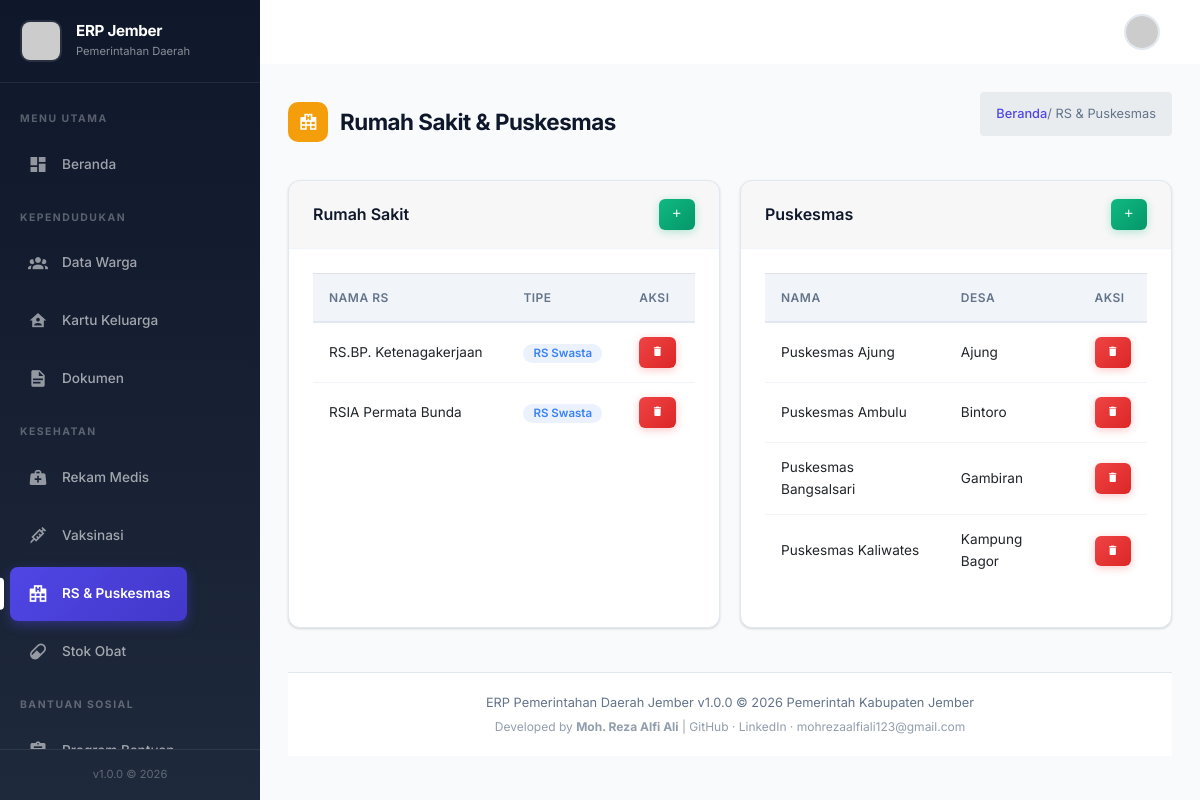
The app's page /modul/kesehatan/rumah_sakit.php (signed in), older data.
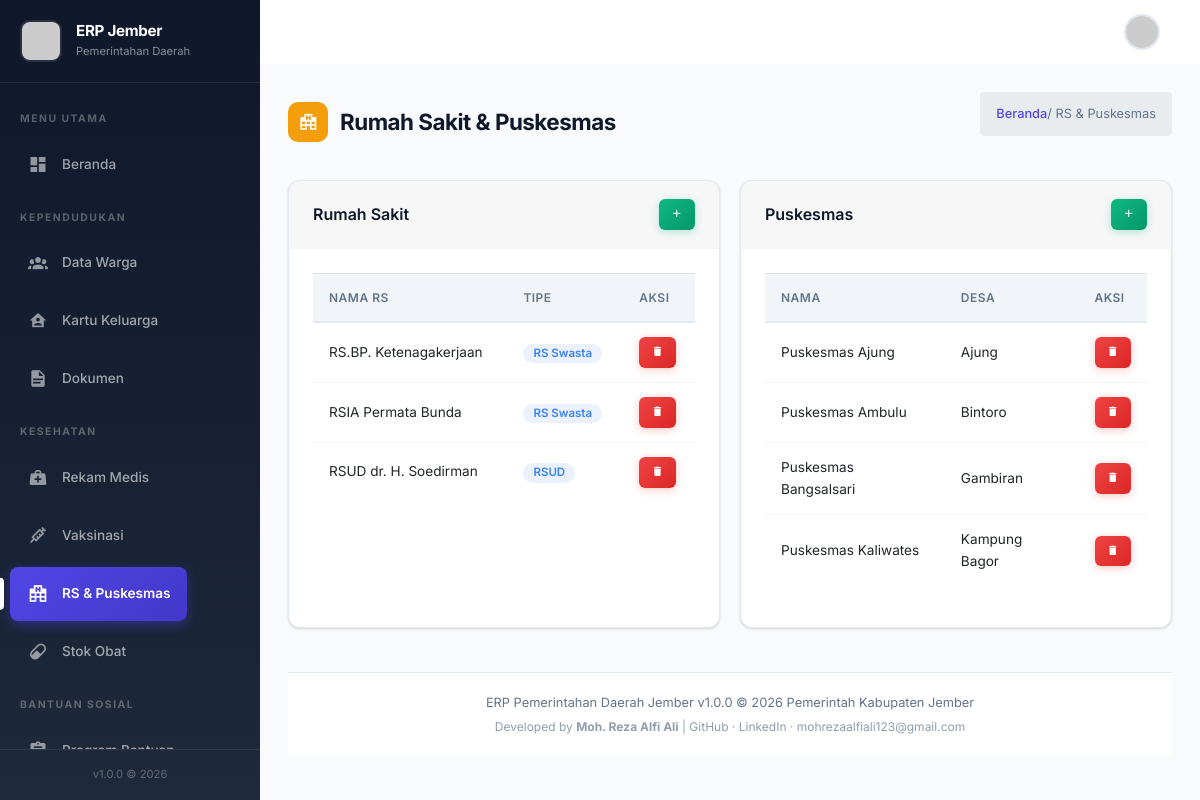
The same page, newer data.
### tables this page shows
CREATE TABLE `tbl_rumah_sakit` (
  `id` int(11) NOT NULL,
  `nama_rs` varchar(100) NOT NULL,
  `alamat` text DEFAULT NULL,
  `tipe` enum('RSUD','RS Swasta','RS Khusus') DEFAULT 'RSUD',
  `telepon` varchar(20) DEFAULT NULL,
  `latitude` decimal(10,6) DEFAULT NULL,
  `longitude` decimal(10,6) DEFAULT NULL,
  `kapasitas` int(11) DEFAULT 0,
  `status` enum('Aktif','Non-aktif') DEFAULT 'Aktif',
  `created_at` timestamp NOT NULL DEFAULT current_timestamp()
);

CREATE TABLE `tbl_puskesmas` (
  `id` int(11) NOT NULL,
  `nama_puskesmas` varchar(100) NOT NULL,
  `alamat` text DEFAULT NULL,
  `telepon` varchar(20) DEFAULT NULL,
  `desa_id` int(11) DEFAULT NULL,
  `jadwal_praktek` text DEFAULT NULL,
  `status` enum('Aktif','Non-aktif') DEFAULT 'Aktif',
  `created_at` timestamp NOT NULL DEFAULT current_timestamp()
);

CREATE TABLE `tbl_desa` (
  `id` int(11) NOT NULL,
  `kecamatan_id` int(11) NOT NULL,
  `nama_desa` varchar(100) NOT NULL,
  `kode_desa` varchar(10) NOT NULL,
  `jumlah_rt` int(11) DEFAULT 0,
  `jumlah_rw` int(11) DEFAULT 0,
  `koordinat_lat` decimal(10,6) DEFAULT NULL,
  `koordinat_lng` decimal(10,6) DEFAULT NULL,
  `created_at` timestamp NOT NULL DEFAULT current_timestamp()
);

### includes/functions.php (called while the page is built, shortened)
<?php
function sanitize($data) {
    return htmlspecialchars(trim($data), ENT_QUOTES, 'UTF-8');
}

### modul/kesehatan/rumah_sakit.php (the view, shortened to what this page needs)
<?php
require_once '../../includes/auth.php';
$rsList = $dbh->query("SELECT * FROM tbl_rumah_sakit WHERE status = 'Aktif' ORDER BY nama_rs")->fetchAll();
$puskesmasList = $dbh->query("SELECT p.*, d.nama_desa, k.nama_kecamatan FROM tbl_puskesmas p LEFT JOIN tbl_desa d ON d.id = p.desa_id LEFT JOIN tbl_kecamatan k ON k.id = d.kecamatan_id WHERE p.status = 'Aktif' ORDER BY p.nama_puskesmas")->fetchAll();
?>
<!DOCTYPE html>
<html lang="id">
<?php include '../../includes/head.php'; ?>
<body>
    <?php include '../../includes/header.php'; ?>
    <?php include '../../includes/sidebar.php'; ?>
    <div class="app-main">
        <div class="page-header">
            <h3>
                <span class="icon bg-warning"><i class="mdi mdi-hospital-building"></i></span>
                Rumah Sakit & Puskesmas
            </h3>
            <div class="breadcrumb"><a href="../dashboard/index.php">Beranda</a> / RS & Puskesmas</div>
        </div>
        <div style="display:grid; grid-template-columns: repeat(auto-fit, minmax(300px, 1fr)); gap:20px;">
            <div class="card">
                <div class="card-header d-flex justify-content-between align-items-center">
                    <h5 class="mb-0">Rumah Sakit</h5>
                    <button class="btn btn-success btn-sm" data-toggle="modal" data-target="#modalRS"><i class="mdi mdi-plus"></i></button>
                </div>
                <div class="card-body">
                    <div class="table-responsive">
                        <table class="table">
                            <thead>
                                <tr>
                                    <th>Nama RS</th>
                                    <th>Tipe</th>
                                    <th>Aksi</th>
                                </tr>
                            </thead>
                            <tbody>
                                <?php foreach ($rsList as $rs): ?>
                                <tr>
                                    <td><?= sanitize($rs->nama_rs) ?></td>
                                    <td><span class="badge badge-info"><?= $rs->tipe ?></span></td>
                                    <td><a href="rumah_sakit.php?hapus=<?= $rs->id ?>" class="btn btn-danger btn-sm btn-delete"><i class="mdi mdi-delete"></i></a></td>
                                </tr>
                                <?php endforeach; ?>
                            </tbody>
                        </table>
                    </div>
                </div>
            </div>
            <div class="card">
                <div class="card-header d-flex justify-content-between align-items-center">
                    <h5 class="mb-0">Puskesmas</h5>
                    <button class="btn btn-success btn-sm" data-toggle="modal" data-target="#modalPuskesmas"><i class="mdi mdi-plus"></i></button>
                </div>
                <div class="card-body">
                    <div class="table-responsive">
                        <table class="table">
                            <thead>
                                <tr>
                                    <th>Nama</th>
                                    <th>Desa</th>
                                    <th>Aksi</th>
                                </tr>
                            </thead>
                            <tbody>
                                <?php foreach ($puskesmasList as $p): ?>
                                <tr>
                                    <td><?= sanitize($p->nama_puskesmas) ?></td>
                                    <td><?= sanitize($p->nama_desa ?? '-') ?></td>
                                    <td><a href="rumah_sakit.php?hapus_puskesmas=<?= $p->id ?>" class="btn btn-danger btn-sm btn-delete"><i class="mdi mdi-delete"></i></a></td>
                                </tr>
                                <?php endforeach; ?>
                            </tbody>
                        </table>
                    </div>
                </div>
            </div>
        </div>
        <?php include '../../includes/footer.php'; ?>
    </div>
</body>
</html>

Row changes from the older to the newer data that the page shows:
now on this page (row edited): tbl_rumah_sakit: nama_rs "RSUD dr. H. Soedirman", tipe "RSUD"
